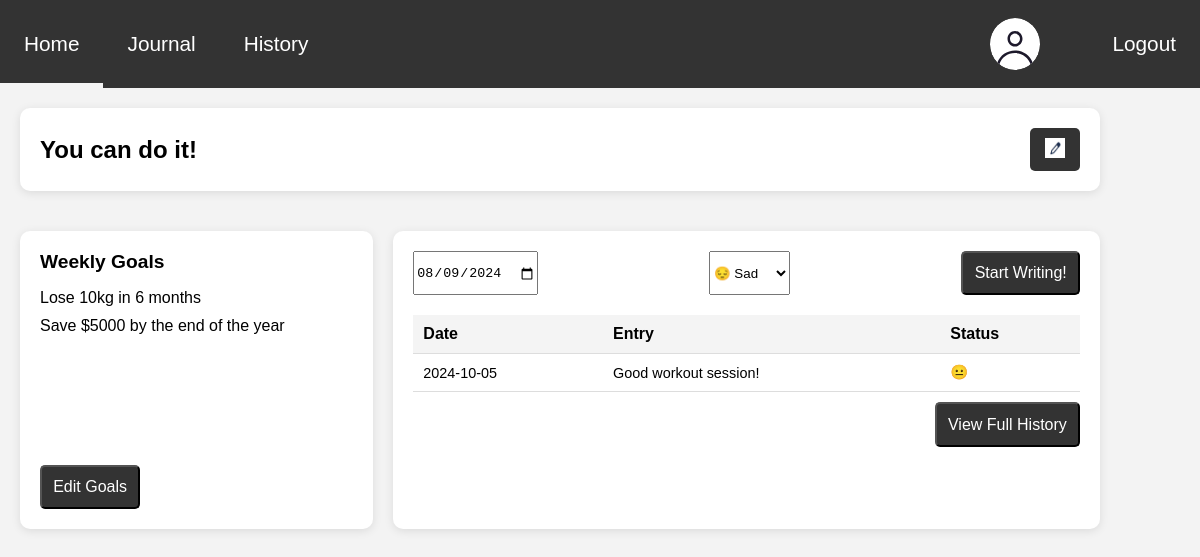
The page /patient/home/home.php (signed in) on the database its author committed.
### tables this page shows
CREATE TABLE Affirmations(
    patient_id int PRIMARY KEY,
    affirmation VARCHAR(255) DEFAULT "You can do it!",
    FOREIGN KEY (patient_id) REFERENCES Users(id)
);

CREATE TABLE Goals (
    id INT NOT NULL AUTO_INCREMENT PRIMARY KEY,   
    user_id INT NOT NULL,                         
    goal_text TEXT NOT NULL,                      
    created_at TIMESTAMP DEFAULT CURRENT_TIMESTAMP,  
    updated_at TIMESTAMP DEFAULT CURRENT_TIMESTAMP ON UPDATE CURRENT_TIMESTAMP,  
    is_completed BOOLEAN DEFAULT FALSE,           
    FOREIGN KEY (user_id) REFERENCES Users(id)    
);

CREATE TABLE journal_entries (
    id INT AUTO_INCREMENT PRIMARY KEY,
    patient_id INT,
    journal_date DATE,
    hours_slept INT,
    mood VARCHAR(20),
    meals_eaten INT,
    exercise BOOLEAN,
    journal_entry TEXT,
    FOREIGN KEY (patient_id) REFERENCES users(id) ON DELETE CASCADE
);

### conf.php (called while the page is built, shortened)
<?php
$moods = [];
$moods["happy"] = "&#128522";
$moods["neutral"] = "&#128528";
$moods["sad"] = "&#128546";
$moods["angry"] = "&#128545";
$moods["excited"] = "&#128513";
$moods["tired"] = "&#128564";
$moods["anxious"] = "&#128552";
?>

### patient/home/home.php (the view, shortened to what this page needs)
<?php
include_once __DIR__ . "/../../conf.php"
?>
<!DOCTYPE html>
<html lang="en">
<head>
    <link rel="stylesheet" href="home.css">
    <link rel="stylesheet" href="../../../CaRe_Group36/style.css">
</head>
<body>
    <header>
        <?php include "../../common/navbar/navbar.php" ?>
    </header>
    <main>
        <div class="container">
            <section class="affirmation">
                <h2 id="affirmation"><?php
                                $sql= "SELECT * FROM Affirmations  where patient_id = ?;";
                                if ($stmt = mysqli_prepare($conn, $sql)) {
                                    mysqli_stmt_bind_param($stmt, 'i', $_SESSION['id']);
                                    mysqli_stmt_execute($stmt);
                                    if($result = mysqli_stmt_get_result($stmt)) {
                                        if(mysqli_num_rows($result)> 0) {
                                            $row=mysqli_fetch_assoc($result);
                                            echo $row['affirmation'];
                                        }
                                    }
                                }
                            ?></h2>
                <button class="careButton" id="editButton">
                    <img id="editImage" src="../images/edit.png" alt="Edit">
                </button>
            </section>
            <section class="weekly-goals">
                <h3>Weekly Goals</h3>
                <ul class="goal-list">
                <?php
                    $sql= "SELECT * FROM Goals  where user_id = ? and is_completed = 0;";
                    if ($stmt = mysqli_prepare($conn, $sql)) {
                        mysqli_stmt_bind_param($stmt, 'i', $_SESSION['id']);
                        mysqli_stmt_execute($stmt);
                        if($result = mysqli_stmt_get_result($stmt)) {
                            if(mysqli_num_rows($result)> 0) {
                                while($row=mysqli_fetch_assoc($result)) {
                                    echo "<li>" .$row["goal_text"]. "</li>";
                                }
                            }
                        }
                    }
                ?>
                </ul>
                <button class="careButton-editGoals" data-target="../goals/goals.php">Edit Goals</button>
            </section>
            <section class="journal">
                <div class="journal-header">
                    <input type="date" id="journal-date" name="journal-date" value="2024-08-09">
                    <select id="affirmation-options" name="affirmation-options">
                        <option value="sad">&#128532 Sad</option>
                    </select>
                    <button class="careButton-writing" data-target="../journal/journal.php">Start Writing!</button>
                </div>
                <div class="journal-list">
                    <table>
                        <thead>
                            <tr>
                                <th>Date</th>
                                <th>Entry</th>
                                <th>Status</th>
                            </tr>
                        </thead>
                        <tbody>
                            <?php
                                $sql= "SELECT * FROM journal_entries  where patient_id = ? ORDER BY journal_date DESC LIMIT 4;";
                                if ($stmt = mysqli_prepare($conn, $sql)) {
                                    mysqli_stmt_bind_param($stmt, 'i', $_SESSION['id']);
                                    mysqli_stmt_execute($stmt);
                                    if($result = mysqli_stmt_get_result($stmt)) {
                                        if(mysqli_num_rows($result)> 0) {
                                            while($row=mysqli_fetch_assoc($result)) {
                                                ?>
                                                <tr>
                                                    <td><?= $row['journal_date'] ?></td>
                                                    <td><?php
                                                    if (mb_strlen($row['journal_entry']) > 55) {
                                                        echo mb_substr($row['journal_entry'], 0, 55) . '...';
                                                    } else {
                                                        echo $row['journal_entry'];
                                                    }
                                                    ?></td>
                                                    <td><?= $moods[$row['mood']] ?></td>
                                                </tr>
                                                <?php
                                            }
                                        }
                                    }
                                }
                            ?>
                        </tbody>
                    </table>
                </div>
                <button class="careButton-patientHome" onclick="window.location.replace('../history/history.php')">View Full History</button>
            </section>
        </div>
    </main>
    <?php include "../../common/confirmation/confirmation.php"; ?>
    <?php include "../../common/notification/notification.php"; ?>
</body>
</html>

### patient/home/home.css (style rules this page uses)
body { font-family: 'Helvetica', sans-serif; background-color: #F3F3F3; margin: 0; padding: 0; display: block; justify-content: center; align-items: center; height: 100vh; overflow-y: auto; }
.container { width: 90%; max-width: 1200px; display: grid; grid-template-columns: 1fr 2fr; grid-gap: 20px; padding: 20px; position:absolute; left:50%; margin-left:-600px; }
header { width: 100%; background-color: #333; color: white; padding:0; margin:0; text-align: center; }
.affirmation, .weekly-goals, .journal { background-color: white; border-radius: 10px; padding: 20px; box-shadow: 0 2px 10px rgba(0, 0, 0, 0.1); }
.affirmation { grid-column: span 2; display: flex; justify-content: space-between; align-items: center; margin-bottom: 20px; }
.affirmation h2 { margin: 0; font-size: 1.5em; }
.weekly-goals h3 { margin: 0 0 10px 0; font-size: 1.2em; }
.weekly-goals ul { list-style: none; padding: 0; }
.weekly-goals li { margin-bottom: 10px; }
.journal-header { display: flex; justify-content: space-between; margin-bottom: 20px; }
.journal-list table { width: 100%; border-collapse: collapse; }
.journal-list th, .journal-list td { padding: 10px; border-bottom: 1px solid #ddd; text-align: left; }
.journal-list td { font-size: 0.9em; }
.journal-list th { background-color: #f4f4f4; }
button.careButton { background-color: #333; color: white; padding: 10px 15px; border: none; border-radius: 5px; cursor: pointer; transition: background-color 0.3s; }
#editImage { width: 20px; height: 20px; }
.careButton-patientHome { background-color: #333333; width: fit-content; padding: 0.7rem; color: white; font-size: 1.0rem; border-radius: 5px; font-weight: 500; line-height: 18px; text-align: center; justify-content: center; float: right; margin-top: 10px; }
.careButton-editGoals { background-color: #333333; width: fit-content; padding: 0.7rem; color: white; font-size: 1.0rem; border-radius: 5px; font-weight: 500; line-height: 18px; text-align: center; justify-content: center; }
.careButton-writing { background-color: #333333; width: fit-content; padding: 0.7rem; color: white; font-size: 1.0rem; border-radius: 5px; font-weight: 500; line-height: 18px; text-align: center; justify-content: center; }
.goal-list { height: 10rem; overflow-y: scroll; }

### style.css (style rules this page uses)
body { padding:0; margin:0; background-color: #F3F3F3; font-family:'Helvetica', Times, serif; position: absolute; width: 100%; height: 100%; }
button { cursor: pointer; }
header { padding:0; margin:0; }
.careButton { background-color: #333; color: white; padding: 10px 15px; border: none; border-radius: 5px; cursor: pointer; transition: background-color 0.3s; }

### rows shown on the page
affirmations: affirmation "You can do it!"
goals: goal_text "Lose 10kg in 6 months"
goals: goal_text "Save $5000 by the end of the year"
journal_entries: journal_date "2024-10-05", journal_entry "Good workout session!", mood "😐"
